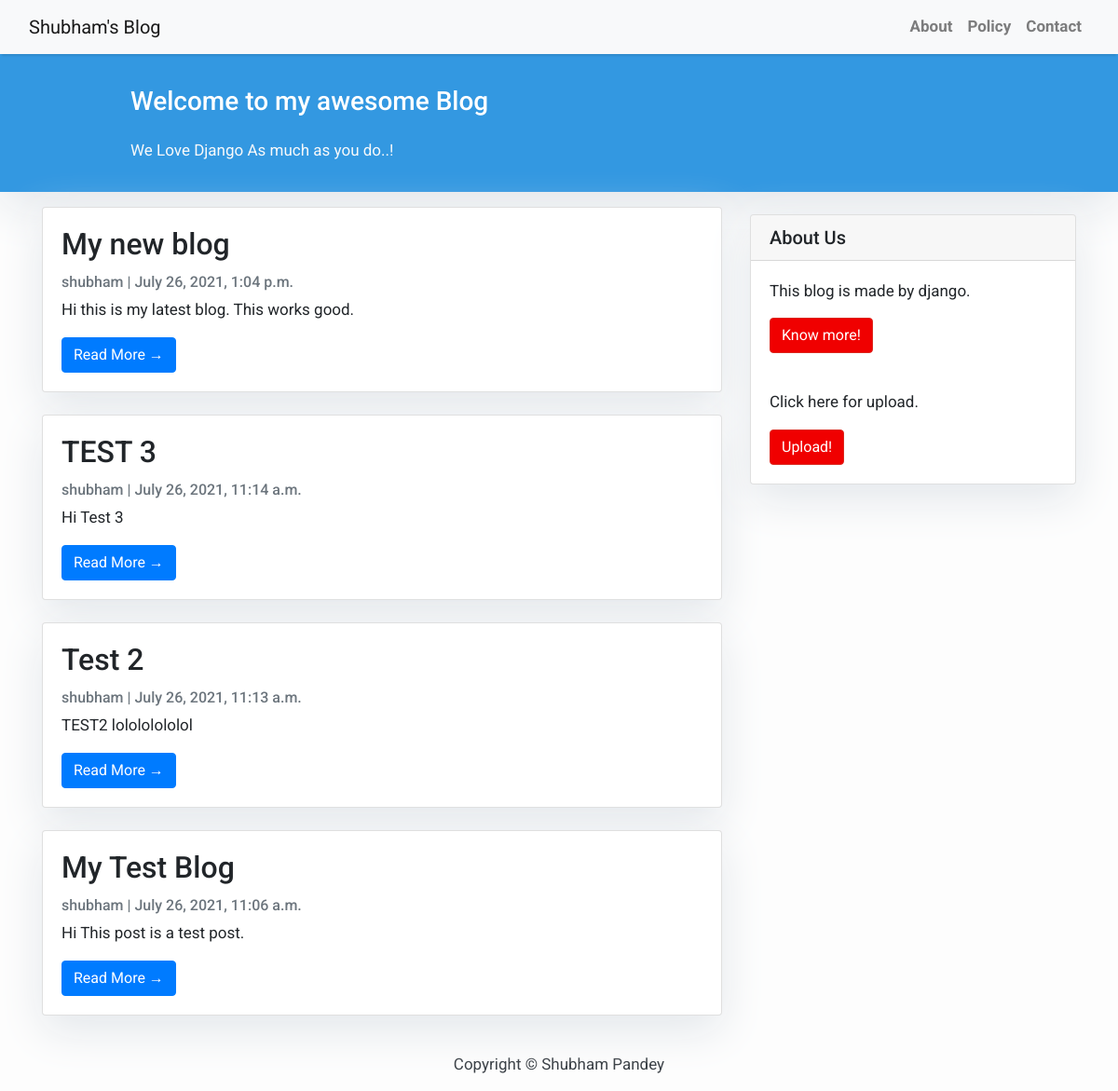
Before: / with the older database file.
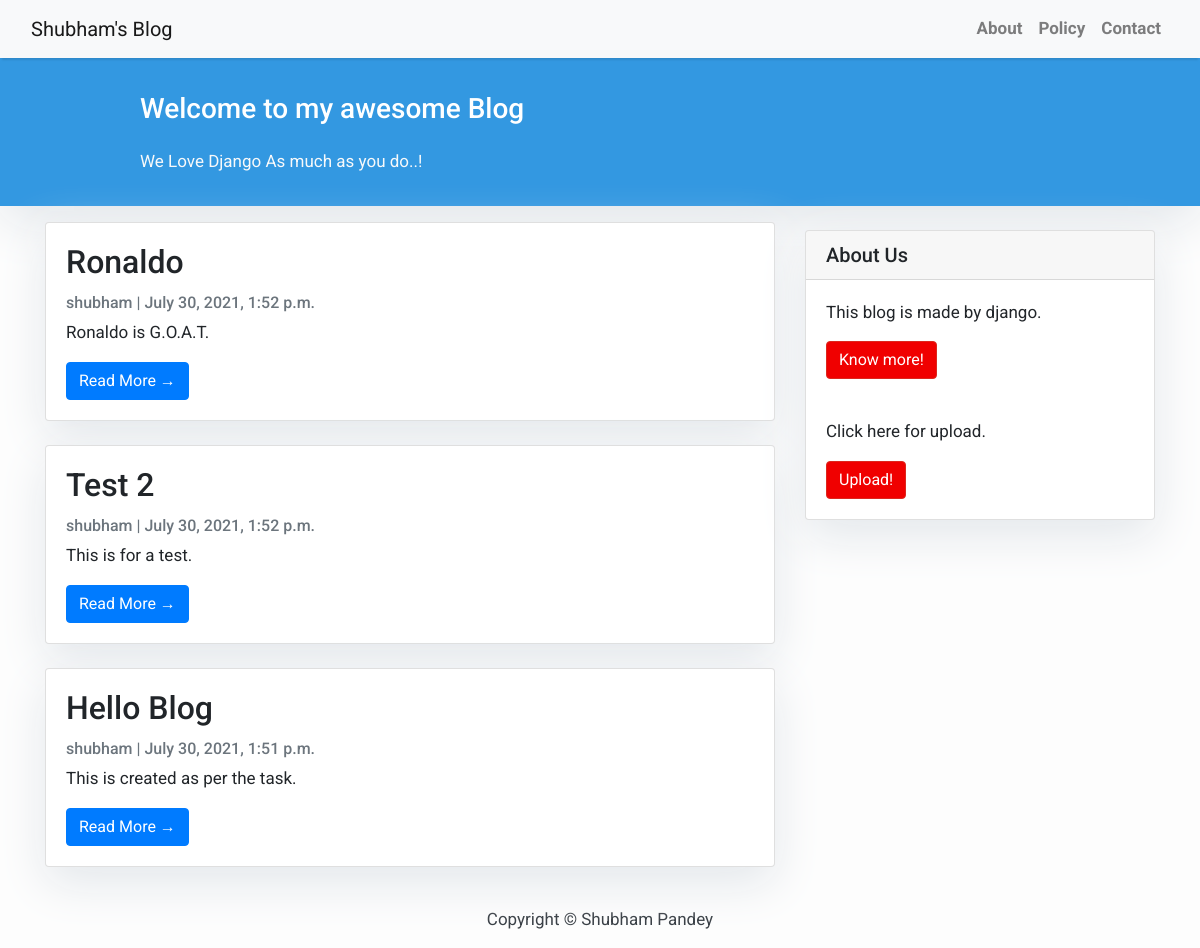
After: the same page with the newer database file.
### blog_site/models.py (models this page shows, shortened)
class Post(models.Model):
    title = models.CharField(max_length=200, unique=True)
    slug = models.SlugField(max_length=200, unique=True)
    author=models.ForeignKey(User, on_delete= models.CASCADE,related_name='blog_posts')
    updated_on = models.DateTimeField(auto_now= True)
    content = models.TextField()
    created_on = models.DateTimeField(auto_now_add=True)
    status = models.IntegerField(choices=STATUS, default=0)
    class Meta:
        ordering = ['-created_on']

### blog_site/views.py (the view)
# urls.py: path('',views.PostList.as_view(), name='home'),
class PostList(generic.ListView):
    queryset = Post.objects.filter(status=1).order_by('-created_on')
    template_name='index.html'

### templates/index.html (shortened to what this page needs)
{% extends "base.html" %}
{% block content %}
<header class="masthead">
  <div class="container">
    <div class="row">
      <div class=" col-md-8 col-md-10 mx-auto">
        <div class="site-heading">
          <h3 class=" site-heading my-4 mt-3 text-white"> Welcome to my awesome Blog </h3>
          <p class="text-light">We Love Django As much as you do..! &nbsp
          </p>
        </div>
      </div>
    </div>
  </div>
</header>
<div class="container">
  <div class="row">
    <div class="col-md-8 mt-3 left">
      {% for post in post_list %}
      <div class="card mb-4">
        <div class="card-body">
          <h2 class="card-title">{{ post.title }}</h2>
          <p class="card-text text-muted h6">{{ post.author }} | {{ post.created_on}}  </p>
          <p class="card-text">{{post.content|safe|slice:":200" }}</p>
          <a href="{% url 'post_detail' post.slug  %}" class="btn btn-primary">Read More &rarr;</a>
        </div>
      </div>
      {% endfor %}
    </div>
    {% block sidebar %}
    {% include 'sidebar.html' %}
    {% endblock sidebar %}
  </div>
</div>
{%endblock%}

### templates/base.html (shortened to what this page needs)
<!DOCTYPE html>
<html>
    <head>
        <link rel="stylesheet" href="https://maxcdn.bootstrapcdn.com/bootstrap/4.0.0/css/bootstrap.min.css"
 />
    </head>
    <body>
        <nav class="navbar navbar-expand-lg navbar-light bg-light shadow" id="mainNav">
            <div class="container-fluid">
                <a class="navbar-brand" href="{% url 'home' %}">Shubham's Blog</a>
                <div class="collapse navbar-collapse" id="navbarResponsive">
                    <ul class="navbar-nav ml-auto">
                        <li class="nav-item text-black">
                            <a class="nav-link text-black font-weight-bold" href="#">About</a>
                        </li>
                        <li class="nav-item text-black">
                            <a class="nav-link text-black font-weight-bold" href="#">Policy</a>
                        </li>
                        <li class="nav-item text-black">
                            <a class="nav-link text-black font-weight-bold" href="#">Contact</a>
                        </li>
                    </ul>
                </div>
            </div>
        </nav>
        {% block content %}{% endblock content %}
        <footer class="py-3 bg-grey">
            <p class="m-0 text-dark text-center ">Copyright &copy; Shubham Pandey</p>
        </footer>
    </body>
</html>

### templates/sidebar.html (shortened to what this page needs)
{% block sidebar %}
<div class="col-md-4 float-right ">
<div class="card my-4">
        <h5 class="card-header">About Us</h5>
    <div class="card-body">
        <p class="card-text"> This blog is made by django.</p>
        <a href="https://github.com/sh29cr7/blog_django"
           class="btn btn-danger">Know more!</a>
    </div>
    <div class="card-body">
        <p class="card-text"> Click here for upload.</p>
        <a href="{% url 'upload' %}"
           class="btn btn-danger">Upload!</a>
    </div>
</div>
</div>
{% endblock sidebar %}

### templates/base.html (style rules this page uses)
body { font-family: "Roboto", sans-serif; font-size: 17px; background-color: #fdfdfd; }
.shadow { box-shadow: 0 4px 2px -2px rgba(0, 0, 0, 0.1); }
.btn-danger { color: #fff; background-color: #f00000; border-color: #dc281e; }
.masthead { background: #3398E1; height: auto; padding-bottom: 15px; box-shadow: 0 16px 48px #E3E7EB; padding-top: 10px; }

### templates/sidebar.html (style rules this page uses)
.card { box-shadow: 0 16px 48px #E3E7EB; }

Changed rows visible on the page:
removed Post: title "My new blog", author "shubham", created_on "July 26, 2021, 1:04 p.m.", content "Hi this is my latest blog. This works good."
removed Post: title "TEST 3", author "shubham", created_on "July 26, 2021, 11:14 a.m.", content "Hi Test 3"
added Post: title "Ronaldo", author "shubham", created_on "July 30, 2021, 1:52 p.m.", content "Ronaldo is G.O.A.T."
changed Post "Test 2": created_on "July 26, 2021, 11:13 a.m." → "July 30, 2021, 1:52 p.m."; content "TEST2 lolololololol" → "This is for a test."
changed Post: title "My Test Blog" → "Hello Blog"; created_on "July 26, 2021, 11:06 a.m." → "July 30, 2021, 1:51 p.m."; content "Hi This post is a test post." → "This is created as per the task."
